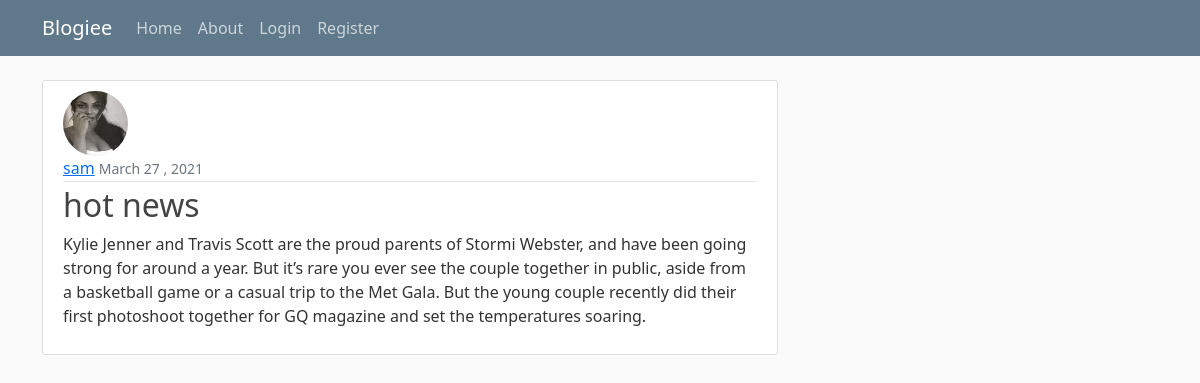
The page /post/10/ on the database its author committed.
### blog/models.py (models this page shows, shortened)
class Post(models.Model):
     author = models.ForeignKey(User, on_delete=models.CASCADE) #one to many relationship
     title = models.CharField(max_length=100)
     content = models.TextField()
     date_posted = models.DateTimeField(default=timezone.now)

### users/models.py (models this page shows, shortened)
class Profile(models.Model):
    user = models.OneToOneField(User,on_delete=models.CASCADE)
    image = models.ImageField(default='default.jpeg',upload_to='profile_pics')

### blog/views.py (the view)
# urls.py: path('post/<int:pk>/', Postdetailview.as_view() , name='post-detail'),
class Postdetailview(DetailView):
    model=Post

### blog/templates/blog/post_detail.html (shortened to what this page needs)
{% extends "blog/base.html" %}
{% block content %}
    <article class="media content-section">
      <img class="rounded-circle article-img" src="{{object.author.profile.image.url}}">
      <div class="media-body">
        <div class="article-metadata">
          <a class="mr-2" href="{% url 'user-post' object.author.username %}">{{ object.author }}</a>
          <small class="text-muted">{{ object.date_posted|date:'F d , Y' }}</small>
        </div>
        <h2 class="article-title" > {{object.title}} </h2>
        <p class="article-content">{{object.content }}</p>
      </div>
    </article>
{% endblock content %}

### blog/static/blog/main.css (style rules this page uses)
body { background: #fafafa; color: #333333; margin-top: 5rem; }
h1, h2, h3, h4, h5, h6 { color: #444444; }
.content-section { background: #ffffff; padding: 10px 20px; border: 1px solid #dddddd; border-radius: 3px; margin-bottom: 20px; }
.article-title { color: #444444; }
.article-content { white-space: pre-line; }
.article-img { height: 65px; width: 65px; margin-right: 16px; }
.article-metadata { padding-bottom: 1px; margin-bottom: 4px; border-bottom: 1px solid #e3e3e3 }

### rows shown on the page
Post: author.profile.image (picture), author "sam", date_posted "March 27 , 2021", title "hot news", content "Kylie Jenner and Travis Scott are the proud parents of Stormi Webster, and have been going strong for around a year. But it’s rare you ever see the couple together in public, aside from a basketball game or a casual trip to the Met Gala. But the young couple recently did their first photoshoot together for GQ magazine and set the temperatures soaring."
